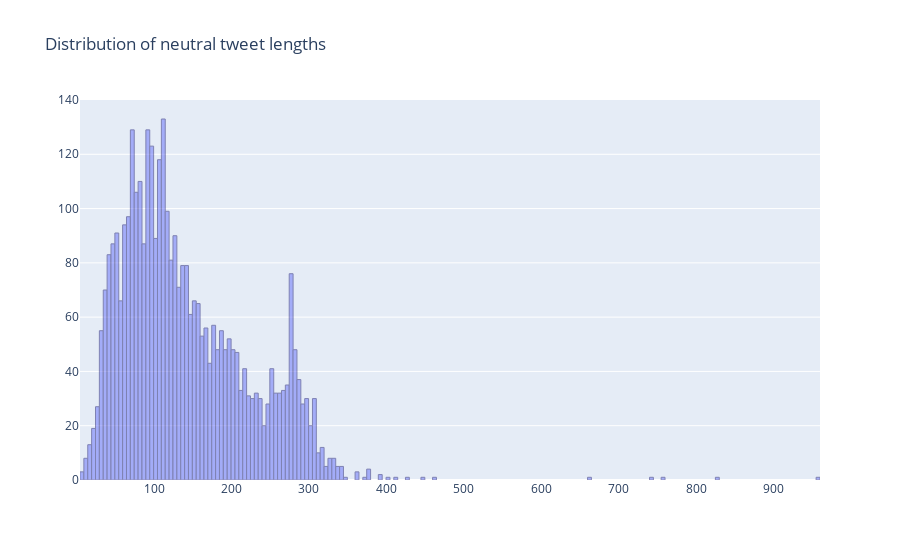
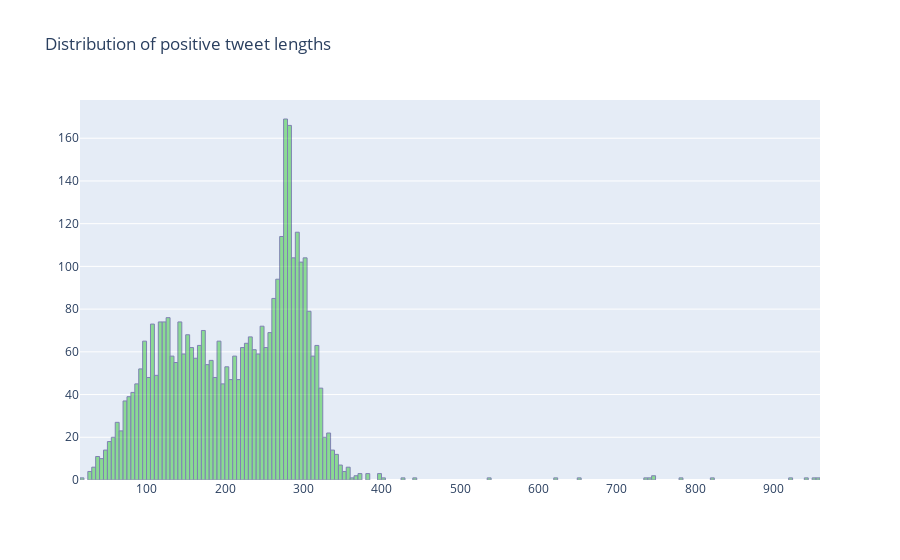
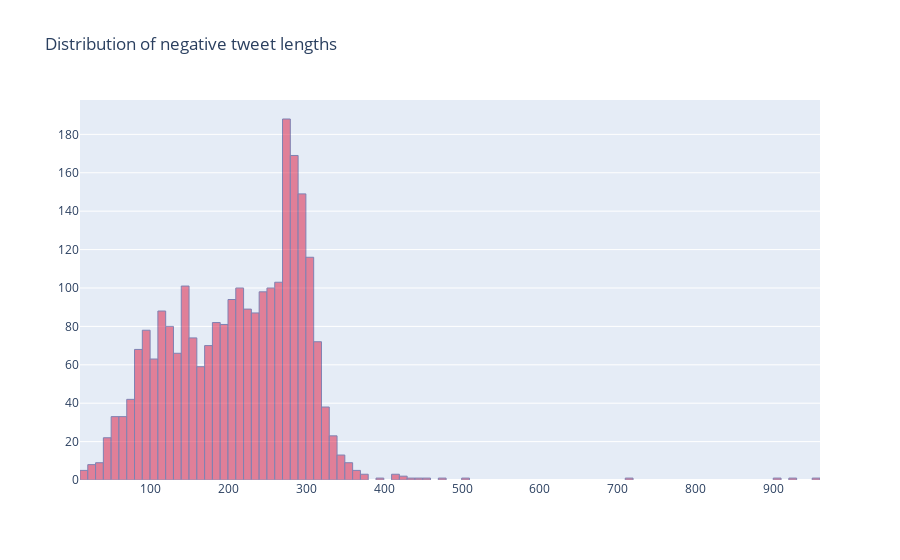

The notebook cell these images were saved under, in order:
### Code cell
x1 = neutral.Length.values
x2 = positive.Length.values
x3 = negative.Length.values

fig = go.Figure(data=[go.Histogram(x=x1,
                                   marker_line_width=1,
                                   marker_line_color="midnightblue",
                                   xbins_size = 5,
                                   opacity = 0.5)])

fig.update_layout(title_text='Distribution of neutral tweet lengths')
fig.show()

fig = go.Figure(data=[go.Histogram(x=x2,
                                   marker_line_width=1,
                                   marker_color='rgb(50,202,50)',
                                   marker_line_color="midnightblue",
                                   xbins_size = 5,
                                   opacity = 0.5)])

fig.update_layout(title_text='Distribution of positive tweet lengths')
fig.show()

fig = go.Figure(data=[go.Histogram(x=x3,
                                   marker_line_width=1,
                                   marker_color='crimson',
                                   marker_line_color="midnightblue",
                                   opacity = 0.5)])

fig.update_layout(title_text='Distribution of negative tweet lengths')
fig.show()

### Figure 1 — Plotly figure (JSON) as saved in the notebook; plotly's stock layout.template omitted (floating-point values rounded to 4 significant figures; data arrays with more than 128 entries replaced by an {"elided": "..."} marker saying what was removed)
{"data": [{"marker": {"line": {"color": "midnightblue", "width": 1}}, "opacity": 0.5, "x": {"elided": "3696 int values"}, "xbins": {"size": 5}, "type": "histogram"}], "layout": {"title": {"text": "Distribution of neutral tweet lengths"}}}

### Figure 2 — Plotly figure (JSON) as saved in the notebook; plotly's stock layout.template omitted (floating-point values rounded to 4 significant figures; data arrays with more than 128 entries replaced by an {"elided": "..."} marker saying what was removed)
{"data": [{"marker": {"color": "rgb(50,202,50)", "line": {"color": "midnightblue", "width": 1}}, "opacity": 0.5, "x": {"elided": "3772 int values"}, "xbins": {"size": 5}, "type": "histogram"}], "layout": {"title": {"text": "Distribution of positive tweet lengths"}}}

### Figure 3 — Plotly figure (JSON) as saved in the notebook; plotly's stock layout.template omitted (floating-point values rounded to 4 significant figures; data arrays with more than 128 entries replaced by an {"elided": "..."} marker saying what was removed)
{"data": [{"marker": {"color": "crimson", "line": {"color": "midnightblue", "width": 1}}, "opacity": 0.5, "x": {"elided": "2533 int values"}, "type": "histogram"}], "layout": {"title": {"text": "Distribution of negative tweet lengths"}}}
